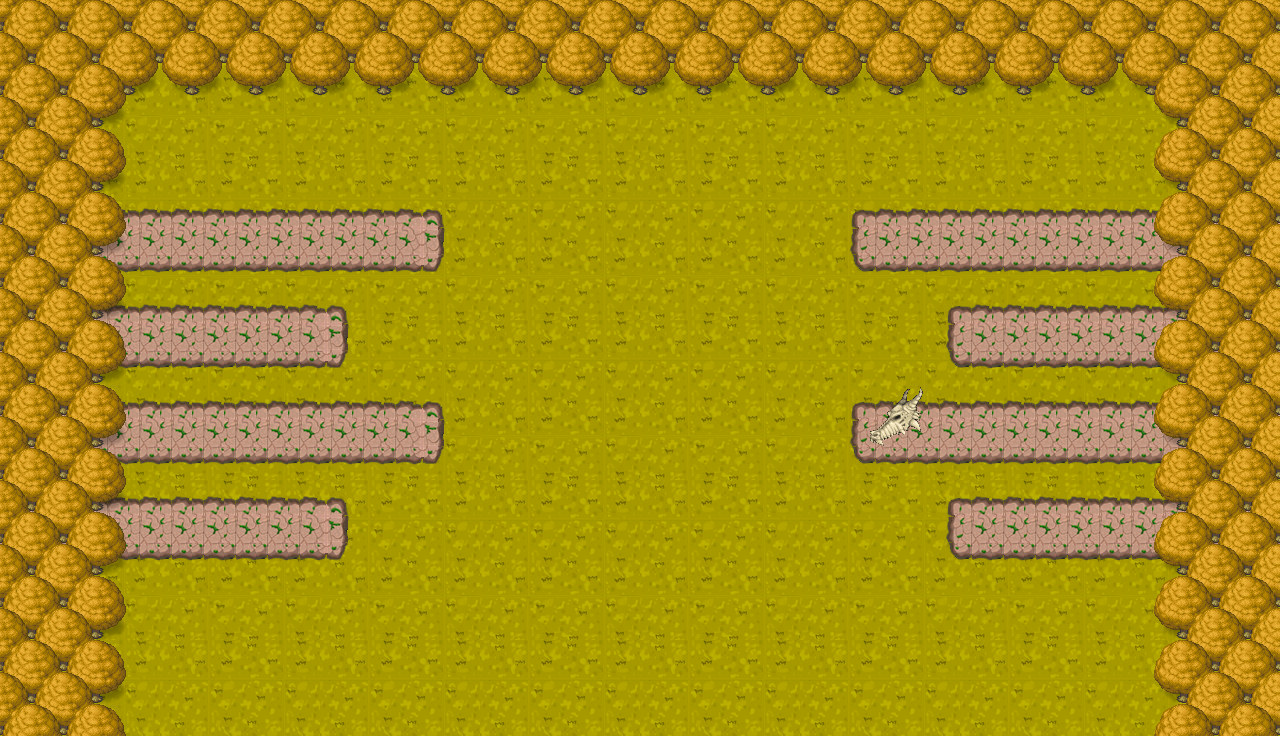

A level layout from a 2D game, rendered from its tile map. Below: a short description, then the map file with tile-grid data replaced by summaries:
An orthogonal 40x23 tile map with 32x32 px tiles, 3 tile layers (Floor, Positions, Trees), 4 tilesets.

<map version="1.5" tiledversion="1.7.2" orientation="orthogonal" renderorder="right-down" width="40" height="23" tilewidth="32" tileheight="32" infinite="0" nextlayerid="4" nextobjectid="1">
 <tileset firstgid="1" name="sprites_tilesets_forest" tilewidth="32" tileheight="32" tilecount="2074" columns="61">
  <image source="sprites_tilesets_forest.png" width="1973" height="1109" />
 </tileset>
 <tileset firstgid="2075" name="sprites_tilesets_medieval_village" tilewidth="32" tileheight="32" tilecount="1472" columns="46">
  <image source="sprites_tilesets_medieval_village.png" width="1496" height="1030" />
 </tileset>
 <tileset firstgid="3547" name="dragon1__r1732475211" tilewidth="32" tileheight="32" tilecount="4" columns="2">
  <image source="dragon1__r1732475211.png" width="65" height="65" />
 </tileset>
 <tileset firstgid="3551" name="[Base]BaseChip_pipo2" tilewidth="32" tileheight="32" tilecount="1064" columns="8">
  <image source="BaseBaseChip_pipo2.png" width="256" height="4256" />
 </tileset>
 <layer id="1" name="Floor" width="40" height="23">
  <properties>
   <property name="Draw" type="int" value="1" />
  </properties>
  <data>[920 cells, 920 non-empty, 25 distinct tile ids]</data>
 </layer>
 <layer id="2" name="Positions" width="40" height="23">
  <properties>
   <property name="Draw" type="int" value="1" />
  </properties>
  <data>[920 cells, 300 non-empty, 9 distinct tile ids]</data>
 </layer>
 <layer id="3" name="Trees" width="40" height="23">
  <properties>
   <property name="Draw" type="int" value="1" />
  </properties>
  <data>[920 cells, 284 non-empty, 10 distinct tile ids]</data>
 </layer>
</map>